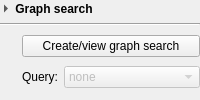
         <widget class="QWidget" name="blastSearchWidget" native="true">
          <property name="enabled">
           <bool>true</bool>
          </property>
          <layout class="QVBoxLayout" name="verticalLayout_10">
           <property name="leftMargin">
            <number>0</number>
           </property>
           <property name="topMargin">
            <number>0</number>
           </property>
           <property name="rightMargin">
            <number>0</number>
           </property>
           <property name="bottomMargin">
            <number>0</number>
           </property>
           <item>
            <widget class="CollapseButton" name="blastDetailsButton">
             <property name="styleSheet">
              <string notr="true">QToolButton {border: none; font-weight: bold;}</string>
             </property>
             <property name="text">
              <string> Graph search</string>
             </property>
             <property name="iconSize">
              <size>
               <width>8</width>
               <height>8</height>
              </size>
             </property>
             <property name="toolButtonStyle">
              <enum>Qt::ToolButtonTextBesideIcon</enum>
             </property>
             <property name="arrowType">
              <enum>Qt::RightArrow</enum>
             </property>
            </widget>
           </item>
           <item>
            <widget class="Line" name="line_7">
             <property name="orientation">
              <enum>Qt::Horizontal</enum>
             </property>
            </widget>
           </item>
           <item>
            <widget class="QWidget" name="blastDetailsWidget" native="true">
             <layout class="QGridLayout" name="gridLayout_5">
              <property name="leftMargin">
               <number>0</number>
              </property>
              <property name="topMargin">
               <number>0</number>
              </property>
              <property name="rightMargin">
               <number>0</number>
              </property>
              <item row="1" column="0">
               <widget class="InfoTextWidget" name="blastQueryInfoText" native="true">
                <property name="sizePolicy">
                 <sizepolicy hsizetype="Fixed" vsizetype="Fixed">
                  <horstretch>0</horstretch>
                  <verstretch>0</verstretch>
                 </sizepolicy>
                </property>
                <property name="minimumSize">
                 <size>
                  <width>16</width>
                  <height>16</height>
                 </size>
                </property>
                <property name="toolTip">
                 <string>&lt;html&gt;&lt;head/&gt;&lt;body&gt;&lt;p&gt;After a graph search is completed, you can select a query here for use with the 'Around query hits' graph scope.&lt;/p&gt;&lt;/body&gt;&lt;/html&gt;</string>
                </property>
               </widget>
              </item>
              <item row="1" column="1">
               <widget class="QLabel" name="label_4">
                <property name="text">
                 <string>Query:</string>
                </property>
                <property name="wordWrap">
                 <bool>true</bool>
                </property>
               </widget>
              </item>
              <item row="0" column="0">
               <widget class="InfoTextWidget" name="blastSearchInfoText" native="true">
                <property name="sizePolicy">
                 <sizepolicy hsizetype="Fixed" vsizetype="Fixed">
                  <horstretch>0</horstretch>
                  <verstretch>0</verstretch>
                 </sizepolicy>
                </property>
                <property name="minimumSize">
                 <size>
                  <width>16</width>
                  <height>16</height>
                 </size>
                </property>
                <property name="toolTip">
                 <string>&lt;html&gt;&lt;head/&gt;&lt;body&gt;&lt;p&gt;Click this button to open a dialog where a search for one or more queries can be carried out on the graph's nodes using different tools (BLAST, minimap2, etc).&lt;br/&gt;&lt;br/&gt;After a  search is complete, it will be possible to use the 'Around query hits' graph scope and node annotations.&lt;/p&gt;&lt;/body&gt;&lt;/html&gt;</string>
                </property>
               </widget>
              </item>
              <item row="1" column="2">
               <widget class="QComboBox" name="blastQueryComboBox">
                <property name="enabled">
                 <bool>false</bool>
                </property>
                <property name="sizePolicy">
                 <sizepolicy hsizetype="Expanding" vsizetype="Fixed">
                  <horstretch>0</horstretch>
                  <verstretch>0</verstretch>
                 </sizepolicy>
                </property>
                <property name="focusPolicy">
                 <enum>Qt::StrongFocus</enum>
                </property>
                <item>
                 <property name="text">
                  <string>none</string>
                 </property>
                </item>
               </widget>
              </item>
              <item row="0" column="1" colspan="2">
               <widget class="QPushButton" name="blastSearchButton">
                <property name="focusPolicy">
                 <enum>Qt::StrongFocus</enum>
                </property>
                <property name="text">
                 <string>Create/view graph search</string>
                </property>
               </widget>
              </item>
             </layout>
            </widget>
           </item>
          </layout>
         </widget>
